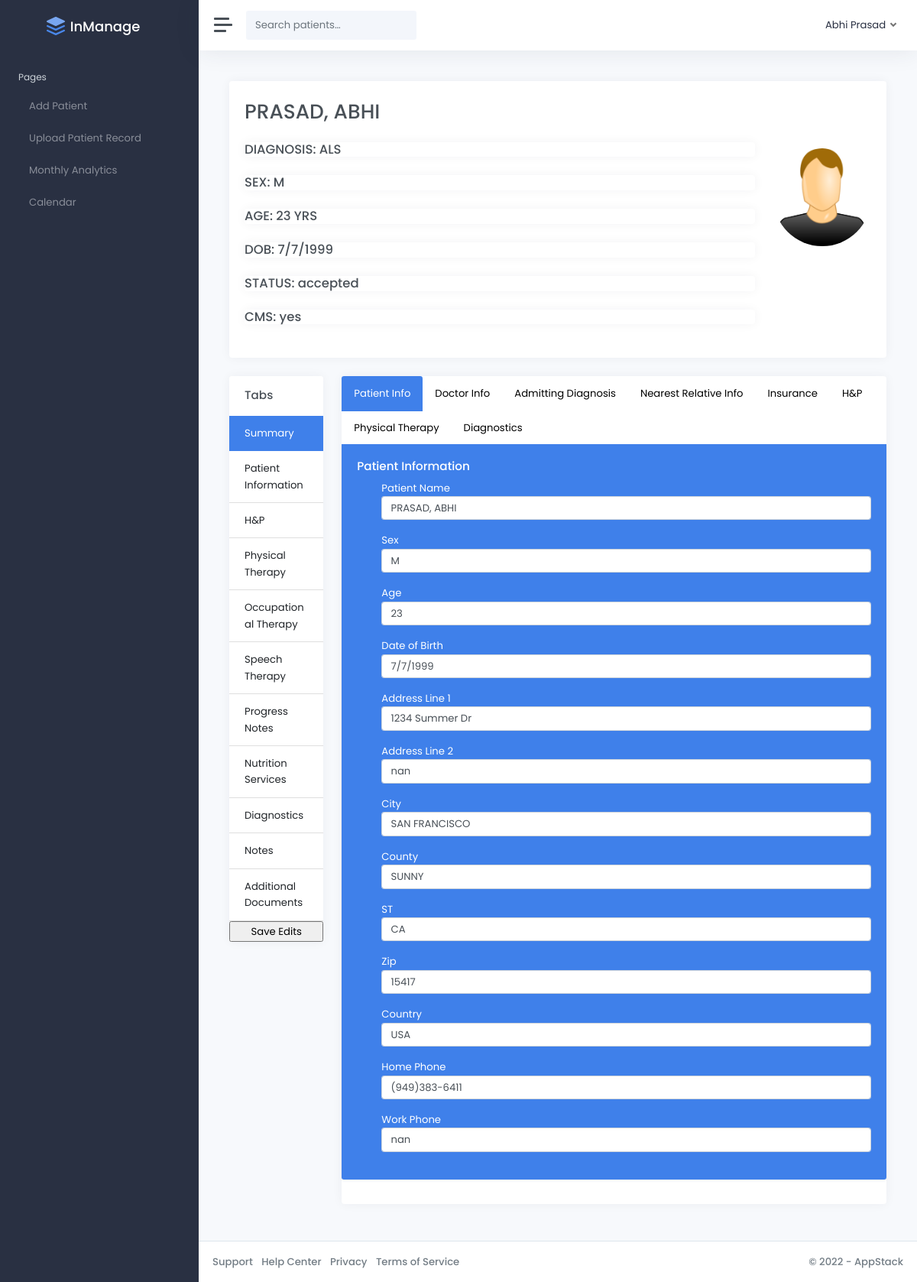
Screenshot of /patientinfo/PRASAD, ABHI with the database file from the repository.
### base/models.py (models this page shows, shortened)
class Patient(models.Model):
    patientname = models.CharField(max_length=100)
    age = models.CharField(max_length=100, blank=True)
    dob = models.CharField(max_length=100, blank=True)
    sex = models.CharField(max_length=100, blank=True)
    adress1 = models.CharField(max_length=100, blank=True)
    adress2 = models.CharField(max_length=100, blank=True)
    workphone = models.CharField(max_length=100, blank=True)
    city = models.CharField(max_length=100, blank=True)
    st = models.CharField(max_length=100, blank=True)
    zip = models.CharField(max_length=100, blank=True)
    country = models.CharField(max_length=100, blank=True)
    county = models.CharField(max_length=100, blank=True)
    homephone = models.CharField(max_length=100, blank=True)
    primaryinsurance = models.CharField(max_length=100, blank=True)
    insurancename1 = models.CharField(max_length=100, blank=True)
    ID1 = models.CharField(max_length=100, blank=True)
    GP1 = models.CharField(max_length=100, blank=True)
    EFF1 = models.CharField(max_length=100, blank=True)
    EXP1 = models.CharField(max_length=100, blank=True)
    secondaryinsurance = models.CharField(max_length=100, blank=True)
    insurancename2 = models.CharField(max_length=100, blank=True)
    ID2 = models.CharField(max_length=100, blank=True)
    GP2 = models.CharField(max_length=100, blank=True)
    EFF2 = models.CharField(max_length=100, blank=True)
    EXP2 = models.CharField(max_length=100, blank=True)
    tertiaryinsurance = models.CharField(max_length=100, blank=True)
    insurancename3 = models.CharField(max_length=100, blank=True)
    ID3 = models.CharField(max_length=100, blank=True)
    GP3 = models.CharField(max_length=100, blank=True)
    EFF3 = models.CharField(max_length=100, blank=True)
    EXP3 = models.CharField(max_length=100, blank=True)
    referringmd = models.CharField(max_length=100, blank=True)
    ReferringHospital = models.CharField(max_length=100, blank=True)
    phone = models.CharField(max_length=100, blank=True)
    fax = models.CharField(max_length=100, blank=True)
    NearestRelativeName = models.CharField(max_length=100, blank=True)
    NearestRelativeRelation = models.CharField(max_length=100, blank=True)
    NearestRelativeAddress = models.CharField(max_length=100, blank=True)
    NearestRelativeHomePhone = models.CharField(max_length=100, blank=True)
    NearestRelativeCity = models.CharField(max_length=100, blank=True)
    NearestRelativeST = models.CharField(max_length=100, blank=True)
    NearestRelativeZip = models.CharField(max_length=100, blank=True)
    NearestRelativeWorkPhone = models.CharField(max_length=100, blank=True)
    NearestRelativeWorkPhoneExt = models.CharField(max_length=100, blank=True)
    Status = models.CharField(max_length=100,blank=True, null=True)
    Diagnosis = models.CharField(max_length=100,blank=True, null=True)
    CMS = models.CharField(max_length=3,blank=True)
    Rejectiondis = models.CharField(max_length=100,blank=True, null=True)
    ReferralDate = models.CharField(max_length=100,blank=True, null=True)
    Assignee = models.CharField(max_length=100,blank=True, null=True)
    PresentHistory = models.CharField(max_length=300,blank=True, null=True)
    PastHistory = models.CharField(max_length=300,blank=True, null=True)
    Orientation = models.CharField(max_length=100,blank=True, null=True)
    Concentration = models.CharField(max_length=100,blank=True, null=True)
    Memory = models.CharField(max_length=100,blank=True, null=True)
    Langauge = models.CharField(max_length=100,blank=True, null=True)
    muskuloskeletal = models.CharField(max_length=100, blank=True)
    ImpressionAndPlan = models.CharField(max_length=100, blank=True)
    impairments = models.CharField(max_length=100, blank=True)
    TreatingDiagnosis = models.CharField(max_length=100, blank=True)
    RehabPotential = models.CharField(max_length=100, blank=True)
    AssessmentAndRationale = models.CharField(max_length=100, blank=True)
    DispositionRecommendations = models.CharField(max_length=100, blank=True)
    frequency = models.CharField(max_length=100, blank=True)
    duration = models.CharField(max_length=100, blank=True)
    DurationUnit = models.CharField(max_length=100, blank=True)
    TPIPlanned = models.CharField(max_length=100, blank=True)
    caregiver = models.CharField(max_length=100, blank=True)
    MedicalDiagnosis = models.CharField(max_length=100, blank=True)
    OnsetDate = models.CharField(max_length=100, blank=True)
    PatientPrecautions = models.CharField(max_length=100, blank=True)
    LeftUE = models.CharField(max_length=100, blank=True)
    RightUE = models.CharField(max_length=100, blank=True)
    LeftLE = models.CharField(max_length=100, blank=True)
    RightLE = models.CharField(max_length=100, blank=True)
    transfers = models.CharField(max_length=100, blank=True)
    BedMobility = models.CharField(max_length=100, blank=True)
    ADLs = models.CharField(max_length=100, blank=True)
    ambulation = models.CharField(max_length=100, blank=True)
    auditory = models.CharField(max_length=100, blank=True)
    vision = models.CharField(max_length=100, blank=True)
    SubjectiveInformation = models.CharField(max_length=100, blank=True)
    LivingSituation = models.CharField(max_length=100, blank=True)
    CognitionLOC = models.CharField(max_length=100, blank=True)
    CognitionOrientation = models.CharField(max_length=100, blank=True)
    SupineToSit = models.CharField(max_length=100, blank=True)
    SitToStand = models.CharField(max_length=100, blank=True)
    StandToSit = models.CharField(max_length=100, blank=True)
    BedToChair = models.CharField(max_length=100, blank=True)
    gait = models.CharField(max_length=100, blank=True)

### base/views.py (the view)
# urls.py: path("patientinfo/<str:entry>", views.patientinfo, name="patientinfo"),
def patientinfo(request,entry):
	patient = Patient.objects.get(patientname=entry)
	form = ChangePatient(request.POST, instance=patient)
	if request.method == "POST":
		if form.is_valid():
			form.save()
			return render(request,"patientinfo.html",{"patient":patient})
	return render(request, "patientinfo.html",{"patient":patient,"form":form})

### base/forms.py
class ChangePatient(forms.ModelForm):
	class Meta:
		model = Patient
		fields = '__all__'

### templates/patientinfo.html (shortened to what this page needs)
{% load static %}
<!DOCTYPE html>
<html lang="en">
<head>
	<link href="{% static 'css/light.css' %}" rel="stylesheet">
</head>
<body data-theme="default" data-layout="fluid" data-sidebar-position="left" data-sidebar-behavior="sticky">
	<div class="wrapper">
	{% include 'navbar.html' %}
		<div class="main">
			{% include 'header.html' %}
			<main class="content">
				<div class="container-fluid p-0">
				<div class="col-sm-6 col-lg-12 col-xxl-6 d-flex">
							<div class="card flex-fill">
								<div class="card-body">
									<div class="row">
									<h1 class="h1 d-inline-block mt-1 mb-4">{{patient.patientname}}</h1>
										<div class="col mt-0">
											<h4 class="card">DIAGNOSIS: {{patient.Diagnosis}}</h4>
											<h4 class="card">SEX: {{patient.sex}}</h4>
											<h4 class="card">AGE: {{patient.age}} YRS</h4>
											<h4 class="card">DOB: {{patient.dob}}</h4>
											<h4 class="card">STATUS: {{patient.Status}}</h4>
											<h4 class="card">CMS: {{patient.CMS}}</h4>
										</div>
										<div class="col-auto">
											<img alt="Patient Picture" src="{% static 'img/avatars/avatar.png' %}" class="rounded-circle img-responsive mt-2" width="128" height="128" />
										</div>
									</div>
								</div>
							</div>
						</div>
					<div class="row">
					<div class="col-md-3 col-xl-2">
						<div class="card">
							<div class="card-header">
								<h5 class="card-title mb-0">Tabs</h5>
							</div>
							<form method=POST action="">
							<div class="list-group list-group-flush" role="tablist">
								<a class="list-group-item list-group-item-action active" data-bs-toggle="list" href="#summary" role="tab">
								  Summary
								</a>
								<a class="list-group-item list-group-item-action" data-bs-toggle="list" href="#patientinfo" role="tab">
								  Patient Information
								</a>
								<a class="list-group-item list-group-item-action" data-bs-toggle="list" href="#hp" role="tab">
								  H&P
								</a>
								<a class="list-group-item list-group-item-action" data-bs-toggle="list" href="#physical" role="tab">
								  Physical Therapy
								</a>
								<a class="list-group-item list-group-item-action" data-bs-toggle="list" href="#occupational" role="tab">
								  Occupational Therapy
								</a>
								<a class="list-group-item list-group-item-action" data-bs-toggle="list" href="#speech" role="tab">
								  Speech Therapy
								</a>
								<a class="list-group-item list-group-item-action" data-bs-toggle="list" href="#progress" role="tab">
								  Progress Notes
								</a>
								<a class="list-group-item list-group-item-action" data-bs-toggle="list" href="#nutrition" role="tab">
								  Nutrition Services
								</a>
								<a class="list-group-item list-group-item-action" data-bs-toggle="list" href="#diagnostics" role="tab">
									Diagnostics
								</a>
								<a class="list-group-item list-group-item-action" data-bs-toggle="list" href="#notes" role="tab">
								  Notes
								</a>
								<a class="list-group-item list-group-item-action" data-bs-toggle="list" href="#Additional" role="tab">
									Additional Documents
								  </a>
								<input type="submit" value="Save Edits">
							</div>
						</div>
					</div>
					<div class="col-md-9 col-xl-10">
						<div class="tab-content">
							<div class="tab-pane fade show active" id="summary" role="tabpanel">
								<div class="card">
									<div class="tab tab-primary">
										<ul class="nav nav-tabs" role="tablist">
										<li class="nav-item"><a class="nav-link active" href="#tab-1" data-bs-toggle="tab" role="tab">Patient Info</a></li>
										<li class="nav-item"><a class="nav-link" href="#tab-2" data-bs-toggle="tab" role="tab">Doctor Info</a></li>
										<li class="nav-item"><a class="nav-link" href="#tab-3" data-bs-toggle="tab" role="tab">Admitting Diagnosis</a></li>
										<li class="nav-item"><a class="nav-link" href="#tab-4" data-bs-toggle="tab" role="tab">Nearest Relative Info</a></li>
										<li class="nav-item"><a class="nav-link" href="#tab-5" data-bs-toggle="tab" role="tab">Insurance</a></li>
										<li class="nav-item"><a class="nav-link" href="#tab-6" data-bs-toggle="tab" role="tab">H&P</a></li>
										<li class="nav-item"><a class="nav-link" href="#tab-7" data-bs-toggle="tab" role="tab">Physical Therapy</a></li>
										<li class="nav-item"><a class="nav-link" href="#tab-8" data-bs-toggle="tab" role="tab">Diagnostics</a></li>
										</ul>
										<div class="tab-content">
											<div class="tab-pane active" id="tab-1" role="tabpanel">
												<h4 class="tab-title">Patient Information</h4>
													<ul>
													<p>Patient Name<input type="text" class="form-control" name="patientname" value="{{patient.patientname}}"placeholder=""></p>
													<p>Sex<input type="text" class="form-control" name="sex" value="{{patient.sex}}" placeholder=""></p>
													<p>Age<input type="text" class="form-control" name="age" value="{{patient.age}}" placeholder=""></p>
													<p>Date of Birth<input type="text" class="form-control"value="{{patient.dob}}" placeholder="MM/DD/YYYY"></p>
													<p>Address Line 1<input type="text" class="form-control" name="adress1" placeholder="" value="{{patient.adress1}}"></p>
													<p>Address Line 2<input type="text" class="form-control" name="adress2" placeholder="" value="{{patient.adress2}}"></p>
													<p>City<input type="text" class="form-control" name="city"placeholder=""value="{{patient.city}}"></p>
													<p>County<input type="text" class="form-control" name="county"placeholder=""value="{{patient.county}}"></p>
													<p>ST<input type="text" class="form-control" name="st"placeholder=""value="{{patient.st}}"></p>
													<p>Zip<input type="text" class="form-control" name="zip"placeholder=""value="{{patient.zip}}"></p>
													<p>Country<input type="text" class="form-control" name="country" placeholder=""value="{{patient.country}}"></p>
													<p>Home Phone<input type="text" class="form-control" name="homephone"placeholder="(XXX) XXX - XXXX" value="{{patient.homephone}}"></p>
													<p>Work Phone<input type="text" class="form-control" name="workphone"placeholder="(XXX) XXX - XXXX"value="{{patient.workphone}}"></p>
													</ul>
											</div>
										</div>
									</div>
								</div>
							</div>
							<div class="tab-pane fade" id="Additional" role="tabpanel">
								<div class="card">
									<div class="tab tab-primary">
										<div class="tab-content">
											<div class="tab-pane active" id="tab-31" role="tabpanel">
												<main class="content">
													<div class="container-fluid p-0">
														<div class="col-sm-6 col-lg-12 col-xxl-6 d-flex">
															<div class="card flex-fill">
																<div class="card-body">
																	<div class="mb-3 error-placeholder">
																		<label class="form-label"><strong>Patient Record (Must be .pdf format)<strong></label>
																	</div>
																</div>
															</div>
														</div>
													</div>
												</main>
											</div>
										</div>
										<div class="tab-content">
											<div class="tab-pane" id="tab-32" role="tabpanel">
												<main class="content">
													<div class="container-fluid p-0">
														<div class="col-sm-6 col-lg-12 col-xxl-6 d-flex">
															<div class="card flex-fill">
																<div class="card-body">
																	<div class="mb-3 error-placeholder">
																		<label class="form-label"><strong>Insurance Card (Must be .pdf format)<strong></label>
																	</div>
																</div>
															</div>
														</div>
													</div>
												</main>
											</div>
										</div>
									</div>
								</div>
							</div>
						</div>
					</div>
				</div>
			</main>
			{% include 'footer.html' %}
		</div>
	</div>
</body>
</html>

### rows the page displays
Patient: patientname "PRASAD, ABHI", Diagnosis "ALS", sex "M", age "23", dob "7/7/1999", Status "accepted", CMS "yes", adress1 "1234 Summer Dr", adress2 "nan", homephone "(949)383-6411"
